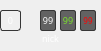
       <widget class="QWidget" name="_w_player_1" native="true">
        <property name="geometry">
         <rect>
          <x>363</x>
          <y>0</y>
          <width>101</width>
          <height>51</height>
         </rect>
        </property>
        <property name="styleSheet">
         <string notr="true"/>
        </property>
        <widget class="QLabel" name="_l_avatar_1">
         <property name="geometry">
          <rect>
           <x>0</x>
           <y>10</y>
           <width>21</width>
           <height>21</height>
          </rect>
         </property>
         <property name="styleSheet">
          <string notr="true">border-radius: 3px;
border: 1px solid rgb(54, 54, 54);</string>
         </property>
         <property name="text">
          <string/>
         </property>
         <property name="pixmap">
          <pixmap resource="../resources/resources.qrc">:/slots/default_avatar.png</pixmap>
         </property>
         <property name="scaledContents">
          <bool>true</bool>
         </property>
        </widget>
        <widget class="QLabel" name="_l_level_1">
         <property name="geometry">
          <rect>
           <x>40</x>
           <y>10</y>
           <width>16</width>
           <height>21</height>
          </rect>
         </property>
         <property name="font">
          <font>
           <family>Revue BT</family>
           <pointsize>7</pointsize>
          </font>
         </property>
         <property name="styleSheet">
          <string notr="true">color: white;
border: 1px solid rgb(54, 54, 54);
background-color: rgba(0, 0, 0, 150);
border-radius:2px;</string>
         </property>
         <property name="text">
          <string>99</string>
         </property>
         <property name="alignment">
          <set>Qt::AlignCenter</set>
         </property>
        </widget>
        <widget class="QLabel" name="_l_kills_1">
         <property name="geometry">
          <rect>
           <x>60</x>
           <y>10</y>
           <width>16</width>
           <height>21</height>
          </rect>
         </property>
         <property name="font">
          <font>
           <family>Revue BT</family>
           <pointsize>7</pointsize>
          </font>
         </property>
         <property name="styleSheet">
          <string notr="true">color: rgb(123, 226, 42);
border: 1px solid rgb(54, 54, 54);
background-color: rgba(0, 0, 0, 150);
border-radius:2px;</string>
         </property>
         <property name="text">
          <string>99</string>
         </property>
         <property name="alignment">
          <set>Qt::AlignCenter</set>
         </property>
        </widget>
        <widget class="QLabel" name="_l_deaths_1">
         <property name="geometry">
          <rect>
           <x>80</x>
           <y>10</y>
           <width>16</width>
           <height>21</height>
          </rect>
         </property>
         <property name="font">
          <font>
           <family>Revue BT</family>
           <pointsize>6</pointsize>
           <weight>50</weight>
           <bold>false</bold>
          </font>
         </property>
         <property name="styleSheet">
          <string notr="true">color: rgb(255, 0, 0);
border: 1px solid rgb(54, 54, 54);
background-color: rgba(0, 0, 0, 150);
border-radius:2px;</string>
         </property>
         <property name="text">
          <string>99</string>
         </property>
         <property name="alignment">
          <set>Qt::AlignCenter</set>
         </property>
        </widget>
        <widget class="QLabel" name="_l_time_to_reborn_1">
         <property name="geometry">
          <rect>
           <x>0</x>
           <y>10</y>
           <width>21</width>
           <height>21</height>
          </rect>
         </property>
         <property name="font">
          <font>
           <family>Revue BT</family>
           <pointsize>7</pointsize>
          </font>
         </property>
         <property name="styleSheet">
          <string notr="true">color: white;</string>
         </property>
         <property name="text">
          <string>0</string>
         </property>
         <property name="alignment">
          <set>Qt::AlignCenter</set>
         </property>
        </widget>
        <widget class="QLabel" name="_l_nick_1">
         <property name="geometry">
          <rect>
           <x>0</x>
           <y>30</y>
           <width>101</width>
           <height>16</height>
          </rect>
         </property>
         <property name="font">
          <font>
           <family>Revue BT</family>
           <pointsize>7</pointsize>
          </font>
         </property>
         <property name="styleSheet">
          <string notr="true">color:white;</string>
         </property>
         <property name="text">
          <string>nick</string>
         </property>
         <property name="alignment">
          <set>Qt::AlignCenter</set>
         </property>
        </widget>
        <widget class="QLabel" name="_l_rank_1">
         <property name="geometry">
          <rect>
           <x>22</x>
           <y>11</y>
           <width>16</width>
           <height>19</height>
          </rect>
         </property>
         <property name="text">
          <string/>
         </property>
         <property name="pixmap">
          <pixmap resource="../../gt_core/resources/resources.qrc">:/gt/ranks/rank_1.png</pixmap>
         </property>
         <property name="scaledContents">
          <bool>true</bool>
         </property>
        </widget>
        <zorder>_l_level_1</zorder>
        <zorder>_l_kills_1</zorder>
        <zorder>_l_deaths_1</zorder>
        <zorder>_l_avatar_1</zorder>
        <zorder>_l_time_to_reborn_1</zorder>
        <zorder>_l_nick_1</zorder>
        <zorder>_l_rank_1</zorder>
       </widget>
